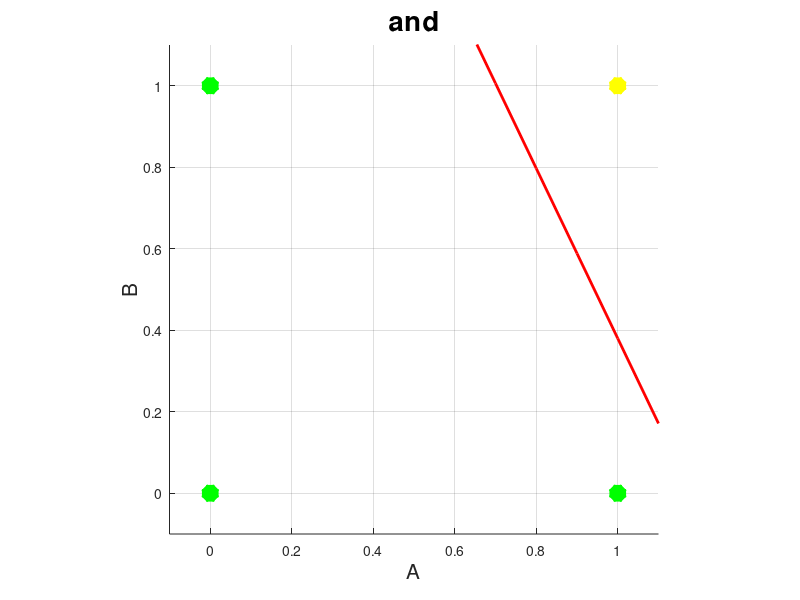

This figure's MATLAB source:
% Ian Mu;oz Nu;ez - Perceptron
% Ejemplo: Si se quiere entrenar un perceptron con
% una funcion AND de dos entradas, se tendria:
%       +-------------------+
%       | x_1 | x_2 | b | d |
%       +-----+-----+---+---+
%       |  0  |  0  | 1 | 0 | <-- Primer patron
%       +-----+-----+---+---+
%       |  0  |  1  | 1 | 0 | <-- Segundo patron
%       +-----+-----+---+---+
%       |  1  |  0  | 1 | 0 | <-- Tercer patron
%       +-----+-----+---+---+
%       |  1  |  1  | 1 | 1 | <-- Cuarto patron
%       +-----+-----+---+---+
% En donde 'x_1' es la entrada 1, 'x_2', la entrada 2, 'b'
% es la entrada del bias, que siempre está en 1 y 'd' son
% los valores deseados.

close all
clear
clc

x = [0 0 1 1;
    0 1 0 1]; % Datos de entrada
b = [1 1 1 1]; % Entrada fija para el bias
x = [x; b]; % Datos de entrenamiento con entrada fija
d = [0 0 0 1]; % Salida deseada
w = rand(3,1); % Pesos sinapticos aleatorios iniciales
epocas = 100; % Numero de iteraciones deseadas

% Funcion escalon
function y = escalon(v)
    if v >= 0
        y = 1;
    else
        y = 0;
    end
end

p = size(x,2); % Numero de patrones de entrada
% Inicio del entrenamiento
for epoca= 1:epocas
    ep = 0;
    for i= 1:p
        v = w' * x(:,i); % Multiplicacion del vector de entrada por el vector de pesos sinapticos
        y(i) = escalon(v); % Funcion de activacion

        e(i) = d(i) - y(i); % Error obtenido
        if e(i) < 0 || e(i) > 0
            w = w + e(i)*x(:,i); % Ajuste de pesos
            ep = ep + 1;
        end
    end

    % Si no hubo ningun error en el entrenamiento, se termina el proceso
    if ep == 0
        break
    end
end

xl = -0.1; % Limite inferior para mostrar la grafica
xu = 1.1; % Limite superior para mostrar la grafica
t = xl:0.1:xu; % Arreglo de valores para el hiperplano separador

m = -w(1)/w(2); % Pendiente del hiperplano
b = -w(3)/w(2); % Coeficiente del hiperplano
f = m*t + b; % Funcion del hiperplano separador
% f = -(w(1)/w(2))*t - (w(3)/w(2)) % Funcion del hiperplano separador

figure(1)
hold on
grid on
axis equal % Muestra la escala de los ejes igual
axis([xl xu xl xu]) % Limite de los ejes

% Informacion de la grafica
title("and", 'FontSize', 20)
xlabel('A', 'FontSize', 15)
ylabel('B', 'FontSize', 15)

% Grafica de los datos de entrada y su clasificacion
plot(x(1,y==1), x(2,y==1), 'y*', 'LineWidth', 6, 'MarkerSize', 12)
plot(x(1,y==0), x(2,y==0), 'g*', 'LineWidth', 6, 'MarkerSize', 12)
plot(t, f, 'r-', 'LineWidth', 2) % Grafica del hiperplano separador
